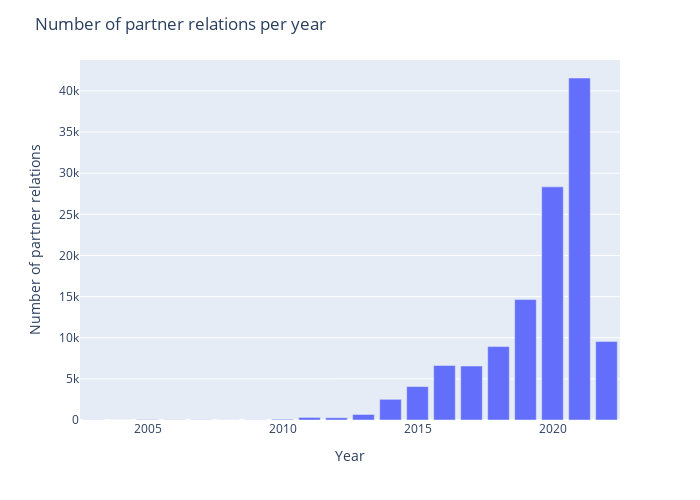

Notebook code for this chart:
### Code cell
fig = px.bar(partner_relation_start_counts, x='index', y='start_date',  height=500, width=700)

fig.update_layout(
    title='Number of partner relations per year',
    xaxis_title='Year',
    yaxis_title='Number of partner relations',
)

fig.show()

# export_plot(fig, 'partner_relation_start_counts', ['html', 'png', 'svg'])

### Figure 1 — Plotly figure (JSON) as saved in the notebook; plotly's stock layout.template omitted (floating-point values rounded to 4 significant figures)
{"data": [{"alignmentgroup": "True", "hovertemplate": "index=%{x}<br>start_date=%{y}<extra></extra>", "legendgroup": "", "marker": {"color": "#636efa", "pattern": {"shape": ""}}, "name": "", "offsetgroup": "", "orientation": "v", "showlegend": false, "textposition": "auto", "type": "bar", "x": [2003, 2004, 2005, 2006, 2007, 2008, 2009, 2010, 2011, 2012, 2013, 2014, 2015, 2016, 2017, 2018, 2019, 2020, 2021, 2022], "xaxis": "x", "y": [19, 5, 50, 27, 28, 15, 21, 89, 313, 275, 672, 2512, 4062, 6630, 6557, 8920, 14638, 28339, 41572, 9544], "yaxis": "y"}], "layout": {"barmode": "relative", "height": 500, "legend": {"tracegroupgap": 0}, "margin": {"t": 60}, "title": {"text": "Number of partner relations per year"}, "width": 700, "xaxis": {"anchor": "y", "domain": [0, 1], "title": {"text": "Year"}}, "yaxis": {"anchor": "x", "domain": [0, 1], "title": {"text": "Number of partner relations"}}}}
